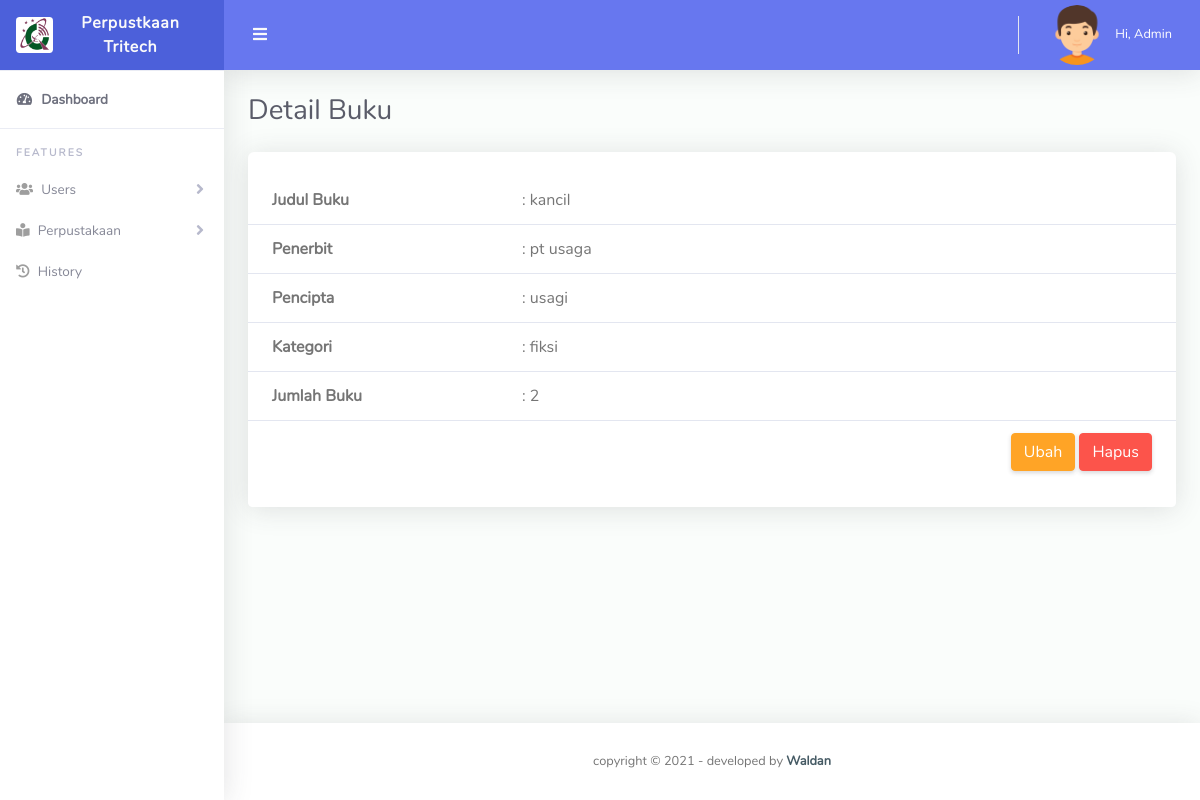
Page /buku_detail.php?id_buku=1 on the committed database.
### tables this page shows
CREATE TABLE `buku` (
  `id_buku` int(11) NOT NULL,
  `judul` varchar(255) NOT NULL,
  `penerbit` varchar(255) NOT NULL,
  `pencipta` varchar(255) NOT NULL,
  `id_kategori` int(11) NOT NULL,
  `jumlah_buku` int(11) NOT NULL,
  `created_at` timestamp NOT NULL DEFAULT current_timestamp(),
  `updated_at` timestamp NOT NULL DEFAULT current_timestamp()
);

CREATE TABLE `kategori` (
  `id_kategori` int(11) NOT NULL,
  `nama_kategori` varchar(255) NOT NULL,
  `created_at` timestamp NOT NULL DEFAULT current_timestamp(),
  `updated_at` timestamp NOT NULL DEFAULT current_timestamp()
);

### config/functions/functionBuku.php (called while the page is built, shortened)
<?php
include('./config/conn.php');
function detail($id)
{
    global $conn;
    $result = mysqli_query($conn, "SELECT * FROM buku INNER JOIN kategori ON buku.id_kategori = kategori.id_kategori WHERE id_buku = '$id'");
    $row = mysqli_fetch_assoc($result);
    return $row;
}

### buku_detail.php (the view, shortened to what this page needs)
<?php
include('./config/functions/functionBuku.php');
$id = $_GET['id_buku'];
$detailBuku = detail($id);
?>
<!DOCTYPE html>
<html lang="en">
<head>
    <?php include('./app/layouts/css.php'); ?>
</head>
<body id="page-top">
    <div id="wrapper">
        <?php include('./app/layouts/sidebar.php'); ?>
        <div id="content-wrapper" class="d-flex flex-column">
            <div id="content">
                <?php include('./app/layouts/topbar.php'); ?>
                <div class="container-fluid" id="container-wrapper">
                    <div class="d-sm-flex align-items-center justify-content-between mb-4">
                        <h1 class="h3 mb-0 text-gray-800">Detail Buku</h1>
                    </div>
                    <div class="row">
                        <div class="col-lg-12 mb-4">
                            <div class="card">
                                <div class="table-responsive mt-4">
                                    <table class="table align-items-center table-flush">
                                        <tbody>
                                            <tr>
                                                <th style="width:250px;">Judul Buku</th>
                                                <td>: <?= $detailBuku['judul']; ?></td>
                                            </tr>
                                            <tr>
                                                <th style="width:250px;">Penerbit</th>
                                                <td>: <?= $detailBuku['penerbit']; ?></td>
                                            </tr>
                                            <tr>
                                                <th style="width:250px;">Pencipta</th>
                                                <td>: <?= $detailBuku['pencipta']; ?></td>
                                            </tr>
                                            <tr>
                                                <th style="width:250px;">Kategori</th>
                                                <td>: <?= $detailBuku['nama_kategori']; ?></td>
                                            </tr>
                                            <tr>
                                                <th style="width:250px;">Jumlah Buku</th>
                                                <td>: <?= $detailBuku['jumlah_buku']; ?></td>
                                            </tr>
                                            <tr>
                                                <td colspan="2" class="text-right">
                                                    <a href="buku_ubah.php?id_buku=<?= $detailBuku['id_buku']; ?>" class="btn btn-warning">Ubah</a>
                                                    <a href="buku_hapus.php?id_buku=<?= $detailBuku['id_buku']; ?>" class="btn btn-danger" onclick="return confirm('Yakin!')">Hapus</a>
                                                </td>
                                            </tr>
                                        </tbody>
                                    </table>
                                </div>
                                <div class="card-footer"></div>
                            </div>
                        </div>
                    </div>
                </div>
            </div>
            <?php include('./app/layouts/footer.php'); ?>
        </div>
    </div>
</body>
</html>

### rows in the picture
buku: judul "kancil", penerbit "pt usaga", pencipta "usagi", id_kategori.nama_kategori "fiksi", jumlah_buku "2"
